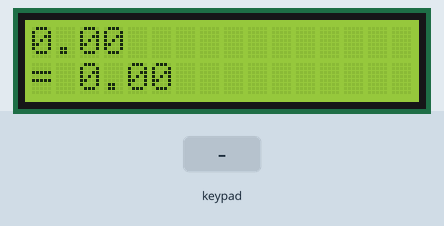
Simulated run of this sketch. Board: Arduino Mega 2560, built with avr-gcc and run on an emulated ATmega2560. On the bench: 16×2 character LCD. Inputs (shaded band) come from the test bench.

Above: at 2.7 s.
2.8 s: keypad keys 2 7 2 8 2 9 3 0 * pressed 0.4 s apart
At 6.9 s:
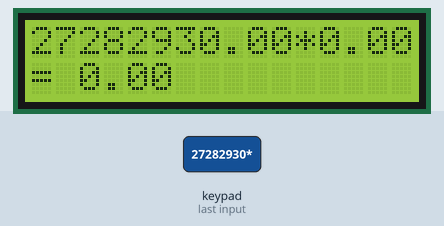
7.9 s: key '+' pressed
9.4 s: key '/' pressed
At 10.6 s:
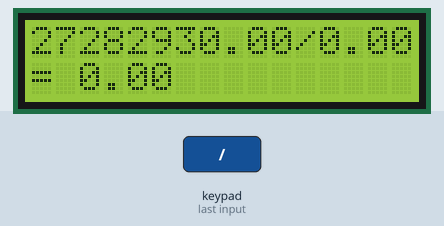
10.9 s: keypad keys 2 7 2 8 2 9 3 0 pressed 0.4 s apart
At 12.9 s:
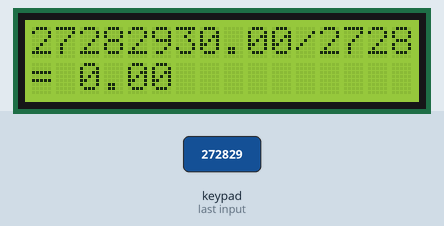
15.6 s: keypad keys 1 3 9 7 2 2 2 2 * pressed 0.4 s apart
At 17.2 s:
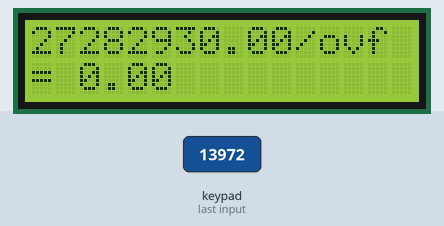
20.7 s: key '-' pressed
At 21.6 s:
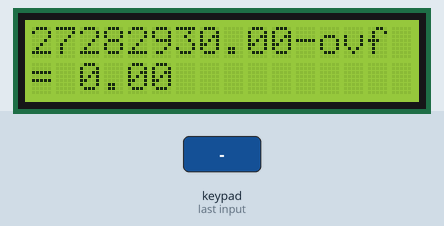
Timing chart, 0 to 23.2 s (numbered marks = the images above; inputs shaded):
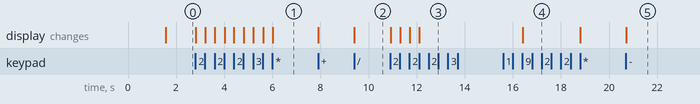

The sketch:

deber_calculadora.ino
```cpp
#include <Keypad.h>
#include <LiquidCrystal.h>

LiquidCrystal lcd(7, 8, 9, 10, 11, 12);

const byte FILAS = 5;
const byte COLS = 4;
char teclas[FILAS][COLS] = {
  {'1', '2', '3', '+'},
  {'4', '5', '6', '-'},
  {'7', '8', '9', '*'},
  {'.', '0', '=', '/'},
  {'C',  0,   0,   0 }
};
byte filasPins[FILAS] = {22, 23, 24, 25, 26};
byte colsPins[COLS] = {27, 28, 29, 30};
Keypad keypad = Keypad(makeKeymap(teclas), filasPins, colsPins, FILAS, COLS);

float num1 = 0;
float num2 = 0;
float resultado = 0;
char operacion = ' ';
bool esperandoNum2 = false;
bool decimales = false;
float factor = 0.1;

void setup() {
  lcd.begin(16, 2);
  lcd.setCursor(0, 0);
  lcd.print("Calculadora");
  lcd.setCursor(0, 1);
  lcd.print("Listo...");
  delay(1500);
  lcd.clear();
  mostrarPantalla();
}

void mostrarPantalla() {
  lcd.clear();
  lcd.setCursor(0, 0);
  if (operacion != ' ' && !esperandoNum2) {
    lcd.print(num1);
    lcd.print(operacion);
  } else if (esperandoNum2) {
    lcd.print(num1);
    lcd.print(operacion);
    lcd.print(num2);
  } else {
    lcd.print(num1);
  }
  lcd.setCursor(0, 1);
  lcd.print("=");
  lcd.setCursor(2, 1);
  lcd.print(resultado);
}

void loop() {
  char tecla = keypad.getKey();

  if (tecla) {
    if (tecla >= '0' && tecla <= '9') {
      int digito = tecla - '0';
      if (!esperandoNum2) {
        if (!decimales) {
          num1 = num1 * 10 + digito;
        } else {
          num1 = num1 + digito * factor;
          factor = factor / 10;
        }
      } else {
        if (!decimales) {
          num2 = num2 * 10 + digito;
        } else {
          num2 = num2 + digito * factor;
          factor = factor / 10;
        }
      }
      mostrarPantalla();
    }
    else if (tecla == '.') {
      decimales = true;
      factor = 0.1;
    }
    else if (tecla == '+' || tecla == '-' || tecla == '*' || tecla == '/') {
      operacion = tecla;
      esperandoNum2 = true;
      decimales = false;
      factor = 0.1;
      mostrarPantalla();
    }
    else if (tecla == '=') {
      switch (operacion) {
        case '+': resultado = num1 + num2; break;
        case '-': resultado = num1 - num2; break;
        case '*': resultado = num1 * num2; break;
        case '/':
          if (num2 != 0) resultado = num1 / num2;
          else resultado = 0;
          break;
      }
      mostrarPantalla();
      num1 = resultado;
      num2 = 0;
      operacion = ' ';
      esperandoNum2 = false;
      decimales = false;
      factor = 0.1;
    }
    else if (tecla == 'C') {
      num1 = 0;
      num2 = 0;
      resultado = 0;
      operacion = ' ';
      esperandoNum2 = false;
      decimales = false;
      factor = 0.1;
      mostrarPantalla();
    }
  }
}
```

Measured:
- after the input at 2.8 s, the display: first changes at once (image 1 shows a later state)
- after the input at 9.4 s, the display: changes at once (image 2)
- after the input at 10.9 s, the display: first changes at once (image 3 shows a later state)
- after the input at 15.6 s, the display: changes after 0.81 s (image 4)
- after the input at 20.7 s, the display: changes at once (image 5)
